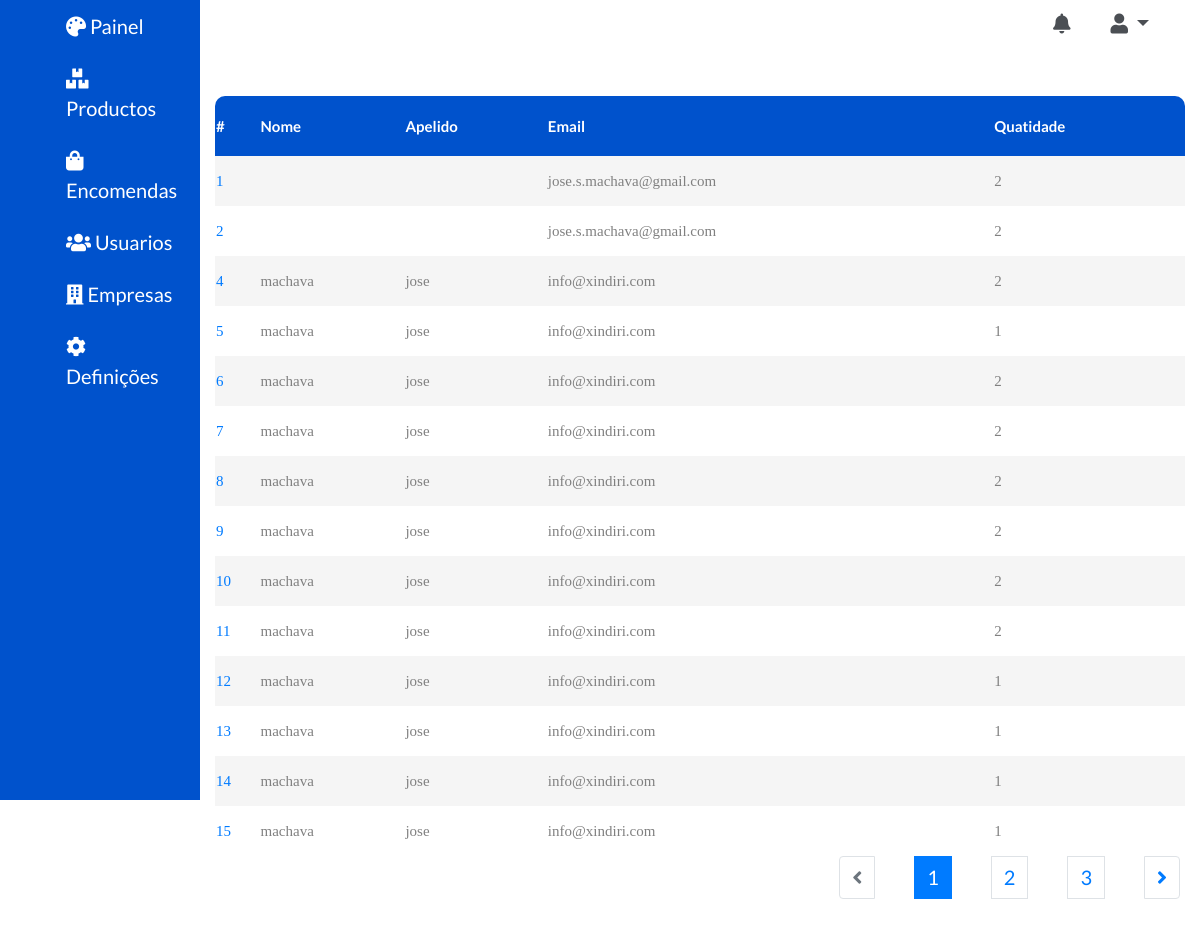
The page /dashboard/order/ on the database as committed earlier.
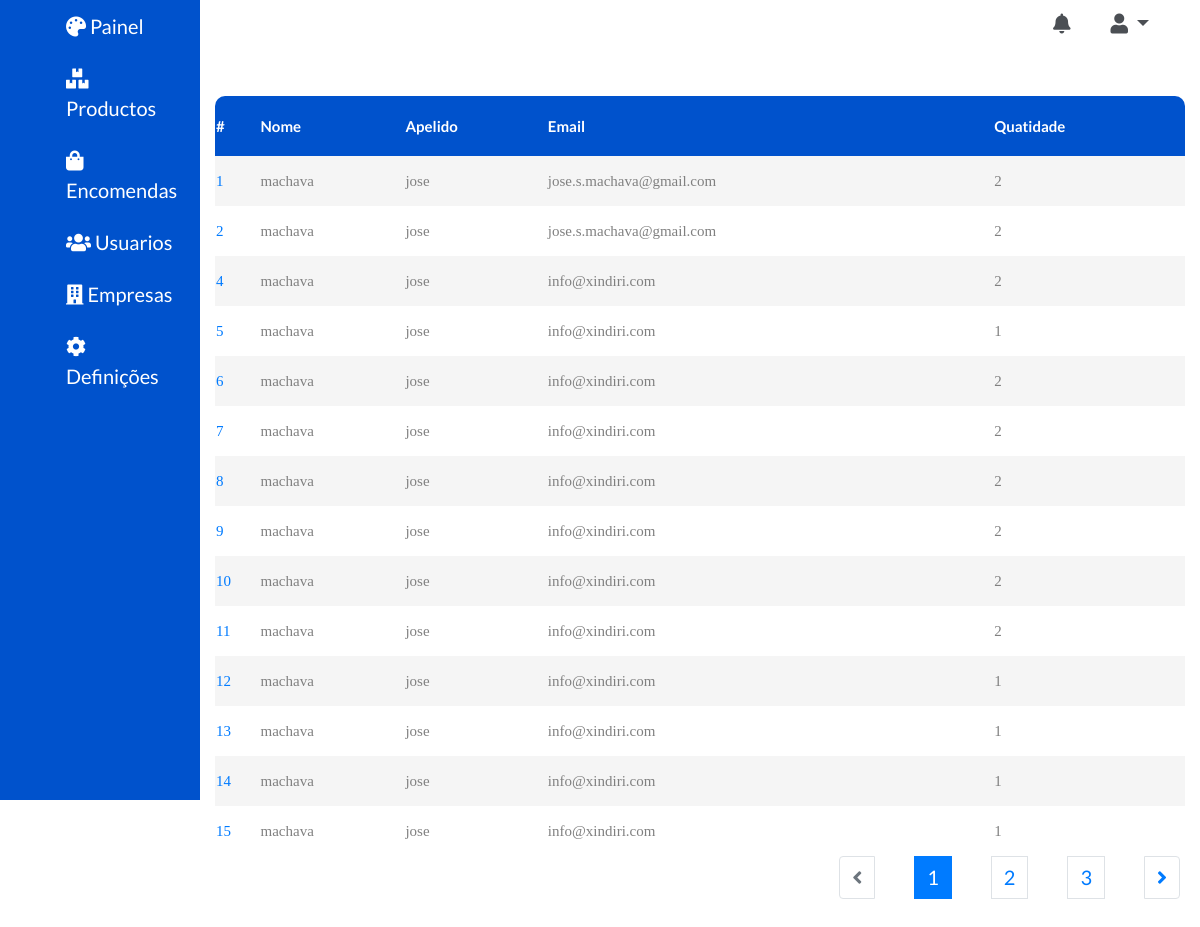
The same page on the database as committed later.
### dashboard/models.py (models this page shows, shortened)
class Order(models.Model):
    user = models.ForeignKey(User, on_delete=models.CASCADE)
    product = models.ManyToManyField(OrderProduct)
    start_date = models.DateTimeField(auto_now_add=True)
    ordered = models.BooleanField(default=False)

### account/models.py (models this page shows)
class User(AbstractUser):
    username = None
    email = models.EmailField(_('email address'), unique=True)
    phone_regex = RegexValidator(regex=r'^\+?258?\d{9,13}$',
                                 message="O número de telefone deve ser digitado no formato: '+258849293949'. São permitidos até 13 dígitos.")
    phone_number = models.CharField(validators=[phone_regex], max_length=13, blank=True)  # validators should be a list
    USERNAME_FIELD = 'email'
    REQUIRED_FIELDS = []
    objects = UserManager()

### dashboard/views.py (the view)
# urls.py: path("order/", views.OrdertListView.as_view(), name="order"),
class OrdertListView(ListView):
    model = Order
    template_name = 'dashboard/product/order.html'
    context_object_name = 'orders'
    paginate_by = 15
    def get_context_data(self, **kwargs):
        context = super(OrdertListView, self).get_context_data(**kwargs)
        orders = self.get_queryset()
        page = self.request.GET.get('page')
        paginator = Paginator(orders, self.paginate_by)
        try:
            orders = paginator.page(page)
        except PageNotAnInteger:
            orders = paginator.page(1)
        except EmptyPage:
            orders = paginator.page(paginator.num_pages)
        context['order'] = orders
        return context

### price/templates/dashboard/product/order.html (shortened to what this page needs)
{% extends "price/layout/base.html" %}
{% load staticfiles %}
{% load staticfiles %}
{% block styles %}
<link rel="stylesheet" href="{% static 'stylesheet/main.css' %}">
<link rel="stylesheet" href="https://use.fontawesome.com/releases/v5.7.2/css/all.css">
<link rel="stylesheet" href="{% static 'stylesheet/dashboard.css' %}">
{% endblock %}
{% block content %}
<main>
    <div class="container-fluid">
        <div class="row">
                <div class="col-md-2 aside">
                    {% include "dashboard/aside.html" %}
                </div>
            <div class="col-md-10">
                            {% include "dashboard/menu.html" %}
                <section>
                    <table class="">
                        <thead>
                        <tr>
                            <th scope="1">#</th>
                            <th scope="col">Nome</th>
                            <th scope="col">Apelido</th>
                            <th scope="col">Email</th>
                            <th scope="col">Quatidade</th>
                        </tr>
                        </thead>
                        <tbody>
                        {% for order in orders %}
                        {% if order.ordered  %}
                        <tr>
                            <td colspan="1"><a href="{%  url  'order-detail' order.id %}">{{ order.id }}</a>  </td>
                            <td>  {{ order.user.last_name }}</td>
                            <td>  {{ order.user.first_name }}</td>
                             <td>  {{ order.user.email }}</td>
                            <td>{{ order.product.all.count }}</td>
                        </tr>
                        {% endif %}
                       {% endfor %}
                        </tbody>
                    </table>
                    {% if is_paginated %}
                        {% include "price/layout/pagination.html" %}
                    {% endif %}
                </section>
            </div>
        </div>
    </div>
</main>
{% endblock %}

### price/templates/price/layout/base.html (shortened to what this page needs)
{% load staticfiles %}
<!DOCTYPE html>
<html lang="en">
<head>
    <link rel="stylesheet" href="https://use.fontawesome.com/releases/v5.7.2/css/all.css">
    <link rel="stylesheet" href="{% static 'stylesheet/price/main.css' %}">
    <link rel="stylesheet" href="https://stackpath.bootstrapcdn.com/font-awesome/4.7.0/css/font-awesome.min.css">
    <link rel="stylesheet" href="https://maxcdn.bootstrapcdn.com/bootstrap/4.0.0/css/bootstrap.min.css">
    <link rel="stylesheet" href="{% static 'stylesheet/main.css' %}">
    {% block styles %}
    {% endblock %}
</head>
    <body>
        {% block  content %}
        {%  endblock%}
    </body>
</html>

### price/templates/dashboard/aside.html
<aside>
    <ul>
        <li><i class="fas fa-palette"></i> <a href=" {% url 'dashboard' %}" title="" > Painel</a></li>
        <li><i class="fas fa-boxes"></i> <a href=" {% url 'product-list' %}" title="" > Productos</a></li>
        <li><i class="fas fa-shopping-bag"></i> <a href=" {% url 'order' %}" title="" >  Encomendas</a></li>
        <li><i class="fas fa-users"></i> <a href=" {% url 'user-list' %}" title="" > Usuarios</a></li>
        <li><i class="fas fa-building"></i> <a href=" {% url 'companies' %}" title="" > Empresas</a></li>
        <li><i class="fas fa-cog"></i>  <a href="" title="" > Definições</a></li>
    </ul>
</aside>

### price/templates/dashboard/menu.html (shortened to what this page needs)
{% load staticfiles %}
<nav class="navbar navbar-expand-lg navbar-light bg-light" >
    <div class="container">
        <div class="collapse navbar-collapse" id="navbarSupportedContent">
            <ul class="nav navbar-nav ml-auto">
               <li><i class="fas fa-bell"></i></li>
                <div class="dropdown">
  <li class=" dropdown-toggle "id="dropdownMenuButton" data-toggle="dropdown" aria-haspopup="true" aria-expanded="false">
      <i class="fas fa-user"></i>
  </li>
    </div>
            </ul>
        </div>
    </div>
</nav>

### price/templates/price/layout/pagination.html (shortened to what this page needs)
<nav aria-label="navigation">
    <ul class="pagination justify-content-end mb-0">
        {% if page_obj.has_previous %}
        <li class="page-item">
            <a class="page-link" href="?page={{ page_obj.previous_page_number }}">
                <i class="fas fa-angle-left"></i>
                <span class="sr-only">Previous</span>
            </a>
        </li>
        {% else %}
        <li class="page-item disabled">
            <a class="page-link" href="#">
                <i class="fas fa-angle-left"></i>
            </a>
        </li>
        {% endif %}
        {% for i in page_obj.paginator.page_range %}
        {% if page_obj.number == i %}
        <li class="page-item active">
            <a class="page-link" href="?page={{ i }}">{{ page_obj.number }}</a>
        </li>
        {% elif i > page_obj.number|add:'-5' and i < page_obj.number|add:'5' %}
        <li class="page-item">
            <a class="page-link" href="?page={{ i }}">{{ i }}</a>
        </li>
        {% endif %}
        {% endfor %}
        {% if page_obj.has_next %}
        <li class="page-item">
            <a class="page-link" href="?page={{ page_obj.next_page_number }}">
                <i class="fas fa-angle-right"></i>
            </a>
        </li>
        {% endif %}
    </ul>
</nav>

### price/static/stylesheet/main.css (style rules this page uses)
body { background-color:white; color:#4b4f54!important; font-size:15px!important; }
html, body { height:100%; margin:0; }
body { display:flex; flex-direction:column; }
.navbar { background-color: white !important; }
nav ul { list-style: none; padding:0; margin: 0; }
nav { margin-bottom: 50px; }

### price/static/stylesheet/dashboard.css (style rules this page uses)
body { font-family: 'Lato', sans-serif; }
.aside { background-color:#0052CC; height: 100vh; }
aside ul { list-style: none; color: white; }
ul li a { color: white; }
aside ul li { font-size: 20px; padding: 11px; list-style: none; }
nav { margin-left: -15px; margin-right: -15px; }
table { border-spacing: 1; border-collapse: collapse; background: white; font-family: 'Lato', sans-serif; border-radius: 10px; overflow: hidden; width: 100%; margin: 0 auto; position: relative; }
table thead tr { height: 60px; background:#0052CC; color: white; }
table tbody tr { height: 50px; }
tbody tr:nth-child(odd) { background-color: #f5f5f5; }
tbody tr { font-family: OpenSans-Regular; font-size: 15px; color: #808080; line-height: 1.2; font-weight: unset; }
nav ul li { margin: 0 20px; font-size: 20px; }

Rows that differ between the two databases and show on the page:
changed through a linked row, Order id 1: user.last_name (not shown) → "machava"; user.first_name (not shown) → "jose"
changed through a linked row, Order id 2: user.last_name (not shown) → "machava"; user.first_name (not shown) → "jose"
